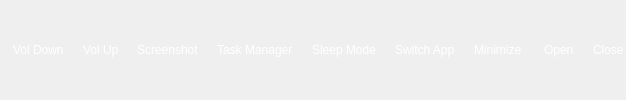
      <widget class="QWidget" name="System">
       <property name="styleSheet">
        <string notr="true">QLabel {
    color: white;
}</string>
       </property>
       <layout class="QGridLayout" name="gridLayout_4">
        <property name="leftMargin">
         <number>0</number>
        </property>
        <property name="topMargin">
         <number>0</number>
        </property>
        <property name="rightMargin">
         <number>0</number>
        </property>
        <property name="bottomMargin">
         <number>0</number>
        </property>
        <property name="spacing">
         <number>0</number>
        </property>
        <item row="0" column="0">
         <widget class="QFrame" name="SystemFrame">
          <property name="sizePolicy">
           <sizepolicy hsizetype="Preferred" vsizetype="Fixed">
            <horstretch>0</horstretch>
            <verstretch>0</verstretch>
           </sizepolicy>
          </property>
          <property name="maximumSize">
           <size>
            <width>16777215</width>
            <height>40</height>
           </size>
          </property>
          <property name="styleSheet">
           <string notr="true">QFrame { border: none; }
</string>
          </property>
          <property name="frameShape">
           <enum>QFrame::StyledPanel</enum>
          </property>
          <property name="frameShadow">
           <enum>QFrame::Raised</enum>
          </property>
          <layout class="QHBoxLayout" name="horizontalLayout_45">
           <property name="spacing">
            <number>0</number>
           </property>
           <property name="leftMargin">
            <number>0</number>
           </property>
           <property name="topMargin">
            <number>0</number>
           </property>
           <property name="rightMargin">
            <number>0</number>
           </property>
           <property name="bottomMargin">
            <number>0</number>
           </property>
           <item>
            <widget class="QFrame" name="DownFrame_2">
             <property name="sizePolicy">
              <sizepolicy hsizetype="Preferred" vsizetype="Fixed">
               <horstretch>0</horstretch>
               <verstretch>0</verstretch>
              </sizepolicy>
             </property>
             <property name="frameShape">
              <enum>QFrame::StyledPanel</enum>
             </property>
             <property name="frameShadow">
              <enum>QFrame::Raised</enum>
             </property>
             <layout class="QHBoxLayout" name="horizontalLayout_16">
              <property name="spacing">
               <number>4</number>
              </property>
              <property name="leftMargin">
               <number>0</number>
              </property>
              <property name="topMargin">
               <number>0</number>
              </property>
              <property name="rightMargin">
               <number>0</number>
              </property>
              <property name="bottomMargin">
               <number>0</number>
              </property>
              <item>
               <widget class="QFrame" name="VolDown_2">
                <property name="sizePolicy">
                 <sizepolicy hsizetype="Fixed" vsizetype="Fixed">
                  <horstretch>0</horstretch>
                  <verstretch>0</verstretch>
                 </sizepolicy>
                </property>
                <property name="frameShape">
                 <enum>QFrame::StyledPanel</enum>
                </property>
                <property name="frameShadow">
                 <enum>QFrame::Raised</enum>
                </property>
                <layout class="QHBoxLayout" name="horizontalLayout_17">
                 <property name="spacing">
                  <number>4</number>
                 </property>
                 <property name="leftMargin">
                  <number>2</number>
                 </property>
                 <property name="topMargin">
                  <number>0</number>
                 </property>
                 <property name="rightMargin">
                  <number>2</number>
                 </property>
                 <property name="bottomMargin">
                  <number>0</number>
                 </property>
                 <item alignment="Qt::AlignHCenter|Qt::AlignVCenter">
                  <widget class="QLabel" name="Icon_11">
                   <property name="maximumSize">
                    <size>
                     <width>25</width>
                     <height>25</height>
                    </size>
                   </property>
                   <property name="text">
                    <string/>
                   </property>
                   <property name="pixmap">
                    <pixmap resource="Tray.qrc">:/TrayIcon/SystemTray/0.png</pixmap>
                   </property>
                   <property name="scaledContents">
                    <bool>true</bool>
                   </property>
                  </widget>
                 </item>
                 <item alignment="Qt::AlignHCenter|Qt::AlignVCenter">
                  <widget class="QLabel" name="Text_11">
                   <property name="text">
                    <string>Vol Down</string>
                   </property>
                   <property name="wordWrap">
                    <bool>true</bool>
                   </property>
                  </widget>
                 </item>
                </layout>
               </widget>
              </item>
              <item>
               <widget class="QFrame" name="VolUp">
                <property name="sizePolicy">
                 <sizepolicy hsizetype="Fixed" vsizetype="Fixed">
                  <horstretch>0</horstretch>
                  <verstretch>0</verstretch>
                 </sizepolicy>
                </property>
                <property name="frameShape">
                 <enum>QFrame::StyledPanel</enum>
                </property>
                <property name="frameShadow">
                 <enum>QFrame::Raised</enum>
                </property>
                <layout class="QHBoxLayout" name="horizontalLayout_20">
                 <property name="spacing">
                  <number>4</number>
                 </property>
                 <property name="leftMargin">
                  <number>2</number>
                 </property>
                 <property name="topMargin">
                  <number>0</number>
                 </property>
                 <property name="rightMargin">
                  <number>2</number>
                 </property>
                 <property name="bottomMargin">
                  <number>0</number>
                 </property>
                 <item>
                  <widget class="QLabel" name="Icon_13">
                   <property name="maximumSize">
                    <size>
                     <width>25</width>
                     <height>25</height>
                    </size>
                   </property>
                   <property name="text">
                    <string/>
                   </property>
                   <property name="pixmap">
                    <pixmap resource="Tray.qrc">:/TrayIcon/SystemTray/4.png</pixmap>
                   </property>
                   <property name="scaledContents">
                    <bool>true</bool>
                   </property>
                  </widget>
                 </item>
                 <item>
                  <widget class="QLabel" name="Text_13">
                   <property name="text">
                    <string>Vol Up</string>
                   </property>
                   <property name="wordWrap">
                    <bool>true</bool>
                   </property>
                  </widget>
                 </item>
                </layout>
               </widget>
              </item>
              <item>
               <widget class="QFrame" name="Screenshot">
                <property name="sizePolicy">
                 <sizepolicy hsizetype="Fixed" vsizetype="Fixed">
                  <horstretch>0</horstretch>
                  <verstretch>0</verstretch>
                 </sizepolicy>
                </property>
                <property name="frameShape">
                 <enum>QFrame::StyledPanel</enum>
                </property>
                <property name="frameShadow">
                 <enum>QFrame::Raised</enum>
                </property>
                <layout class="QHBoxLayout" name="horizontalLayout_18">
                 <property name="spacing">
                  <number>3</number>
                 </property>
                 <property name="leftMargin">
                  <number>2</number>
                 </property>
                 <property name="topMargin">
                  <number>0</number>
                 </property>
                 <property name="rightMargin">
                  <number>2</number>
                 </property>
                 <property name="bottomMargin">
                  <number>0</number>
                 </property>
                 <item>
                  <widget class="QLabel" name="Icon_12">
                   <property name="maximumSize">
                    <size>
                     <width>25</width>
                     <height>25</height>
                    </size>
                   </property>
                   <property name="text">
                    <string/>
                   </property>
                   <property name="pixmap">
                    <pixmap resource="Tray.qrc">:/TrayIcon/SystemTray/5.1.png</pixmap>
                   </property>
                   <property name="scaledContents">
                    <bool>true</bool>
                   </property>
                  </widget>
                 </item>
                 <item>
                  <widget class="QLabel" name="Text_12">
                   <property name="text">
                    <string>Screenshot</string>
                   </property>
                   <property name="wordWrap">
                    <bool>true</bool>
                   </property>
                  </widget>
                 </item>
                </layout>
               </widget>
              </item>
              <item>
               <widget class="QFrame" name="TaskManager">
                <property name="sizePolicy">
                 <sizepolicy hsizetype="Fixed" vsizetype="Fixed">
                  <horstretch>0</horstretch>
                  <verstretch>0</verstretch>
                 </sizepolicy>
                </property>
                <property name="frameShape">
                 <enum>QFrame::StyledPanel</enum>
                </property>
                <property name="frameShadow">
                 <enum>QFrame::Raised</enum>
                </property>
                <layout class="QHBoxLayout" name="horizontalLayout_43">
                 <property name="spacing">
                  <number>3</number>
                 </property>
                 <property name="leftMargin">
                  <number>2</number>
                 </property>
                 <property name="topMargin">
                  <number>0</number>
                 </property>
                 <property name="rightMargin">
                  <number>2</number>
                 </property>
                 <property name="bottomMargin">
                  <number>0</number>
                 </property>
                 <item>
                  <widget class="QLabel" name="Icon_31">
                   <property name="maximumSize">
                    <size>
                     <width>30</width>
                     <height>25</height>
                    </size>
                   </property>
                   <property name="text">
                    <string/>
                   </property>
                   <property name="pixmap">
                    <pixmap resource="Tray.qrc">:/TrayIcon/SystemTray/6.png</pixmap>
                   </property>
                   <property name="scaledContents">
                    <bool>true</bool>
                   </property>
                  </widget>
                 </item>
                 <item>
                  <widget class="QLabel" name="Text_29">
                   <property name="sizePolicy">
                    <sizepolicy hsizetype="Preferred" vsizetype="Preferred">
                     <horstretch>0</horstretch>
                     <verstretch>0</verstretch>
                    </sizepolicy>
                   </property>
                   <property name="text">
                    <string>Task Manager</string>
                   </property>
                   <property name="textFormat">
                    <enum>Qt::PlainText</enum>
                   </property>
                   <property name="scaledContents">
                    <bool>false</bool>
                   </property>
                   <property name="wordWrap">
                    <bool>true</bool>
                   </property>
                  </widget>
                 </item>
                </layout>
               </widget>
              </item>
              <item>
               <widget class="QFrame" name="Sleepmode">
                <property name="sizePolicy">
                 <sizepolicy hsizetype="Fixed" vsizetype="Fixed">
                  <horstretch>0</horstretch>
                  <verstretch>0</verstretch>
                 </sizepolicy>
                </property>
                <property name="frameShape">
                 <enum>QFrame::StyledPanel</enum>
                </property>
                <property name="frameShadow">
                 <enum>QFrame::Raised</enum>
                </property>
                <layout class="QHBoxLayout" name="horizontalLayout_23">
                 <property name="spacing">
                  <number>4</number>
                 </property>
                 <property name="leftMargin">
                  <number>2</number>
                 </property>
                 <property name="topMargin">
                  <number>0</number>
                 </property>
                 <property name="rightMargin">
                  <number>2</number>
                 </property>
                 <property name="bottomMargin">
                  <number>0</number>
                 </property>
                 <item>
                  <widget class="QLabel" name="Icon_16">
                   <property name="maximumSize">
                    <size>
                     <width>25</width>
                     <height>25</height>
                    </size>
                   </property>
                   <property name="text">
                    <string/>
                   </property>
                   <property name="pixmap">
                    <pixmap resource="Tray.qrc">:/TrayIcon/SystemTray/2.png</pixmap>
                   </property>
                   <property name="scaledContents">
                    <bool>true</bool>
                   </property>
                  </widget>
                 </item>
                 <item>
                  <widget class="QLabel" name="Text_16">
                   <property name="sizePolicy">
                    <sizepolicy hsizetype="Preferred" vsizetype="Preferred">
                     <horstretch>0</horstretch>
                     <verstretch>0</verstretch>
                    </sizepolicy>
                   </property>
                   <property name="text">
                    <string>Sleep Mode</string>
                   </property>
                   <property name="textFormat">
                    <enum>Qt::PlainText</enum>
                   </property>
                   <property name="scaledContents">
                    <bool>false</bool>
                   </property>
                   <property name="wordWrap">
                    <bool>true</bool>
                   </property>
                  </widget>
                 </item>
                </layout>
               </widget>
              </item>
              <item>
               <widget class="QFrame" name="Switch_2">
                <property name="sizePolicy">
                 <sizepolicy hsizetype="Fixed" vsizetype="Fixed">
                  <horstretch>0</horstretch>
                  <verstretch>0</verstretch>
                 </sizepolicy>
                </property>
                <property name="frameShape">
                 <enum>QFrame::StyledPanel</enum>
                </property>
                <property name="frameShadow">
                 <enum>QFrame::Raised</enum>
                </property>
                <layout class="QHBoxLayout" name="horizontalLayout_22">
                 <property name="spacing">
                  <number>4</number>
                 </property>
                 <property name="leftMargin">
                  <number>2</number>
                 </property>
                 <property name="topMargin">
                  <number>0</number>
                 </property>
                 <property name="rightMargin">
                  <number>2</number>
                 </property>
                 <property name="bottomMargin">
                  <number>0</number>
                 </property>
                 <item>
                  <widget class="QLabel" name="Icon_15">
                   <property name="maximumSize">
                    <size>
                     <width>25</width>
                     <height>25</height>
                    </size>
                   </property>
                   <property name="text">
                    <string/>
                   </property>
                   <property name="pixmap">
                    <pixmap resource="Tray.qrc">:/TrayIcon/SystemTray/3.png</pixmap>
                   </property>
                   <property name="scaledContents">
                    <bool>true</bool>
                   </property>
                  </widget>
                 </item>
                 <item>
                  <widget class="QLabel" name="Text_15">
                   <property name="sizePolicy">
                    <sizepolicy hsizetype="Preferred" vsizetype="Preferred">
                     <horstretch>0</horstretch>
                     <verstretch>0</verstretch>
                    </sizepolicy>
                   </property>
                   <property name="text">
                    <string>Switch App</string>
                   </property>
                   <property name="wordWrap">
                    <bool>true</bool>
                   </property>
                  </widget>
                 </item>
                </layout>
               </widget>
              </item>
              <item>
               <widget class="QFrame" name="Minimize">
                <property name="sizePolicy">
                 <sizepolicy hsizetype="Fixed" vsizetype="Fixed">
                  <horstretch>0</horstretch>
                  <verstretch>0</verstretch>
                 </sizepolicy>
                </property>
                <property name="frameShape">
                 <enum>QFrame::StyledPanel</enum>
                </property>
                <property name="frameShadow">
                 <enum>QFrame::Raised</enum>
                </property>
                <layout class="QHBoxLayout" name="horizontalLayout_41">
                 <property name="spacing">
                  <number>4</number>
                 </property>
                 <property name="leftMargin">
                  <number>2</number>
                 </property>
                 <property name="topMargin">
                  <number>0</number>
                 </property>
                 <property name="rightMargin">
                  <number>2</number>
                 </property>
                 <property name="bottomMargin">
                  <number>0</number>
                 </property>
                 <item>
                  <widget class="QLabel" name="Icon_29">
                   <property name="maximumSize">
                    <size>
                     <width>25</width>
                     <height>25</height>
                    </size>
                   </property>
                   <property name="text">
                    <string/>
                   </property>
                   <property name="pixmap">
                    <pixmap resource="Tray.qrc">:/TrayIcon/SystemTray/8.png</pixmap>
                   </property>
                   <property name="scaledContents">
                    <bool>true</bool>
                   </property>
                  </widget>
                 </item>
                 <item>
                  <widget class="QLabel" name="Text_31">
                   <property name="sizePolicy">
                    <sizepolicy hsizetype="Preferred" vsizetype="Preferred">
                     <horstretch>0</horstretch>
                     <verstretch>0</verstretch>
                    </sizepolicy>
                   </property>
                   <property name="text">
                    <string>Minimize </string>
                   </property>
                   <property name="textFormat">
                    <enum>Qt::PlainText</enum>
                   </property>
                   <property name="scaledContents">
                    <bool>false</bool>
                   </property>
                   <property name="wordWrap">
                    <bool>true</bool>
                   </property>
                  </widget>
                 </item>
                </layout>
               </widget>
              </item>
              <item>
               <widget class="QFrame" name="Open">
                <property name="sizePolicy">
                 <sizepolicy hsizetype="Fixed" vsizetype="Fixed">
                  <horstretch>0</horstretch>
                  <verstretch>0</verstretch>
                 </sizepolicy>
                </property>
                <property name="frameShape">
                 <enum>QFrame::StyledPanel</enum>
                </property>
                <property name="frameShadow">
                 <enum>QFrame::Raised</enum>
                </property>
                <layout class="QHBoxLayout" name="horizontalLayout_21">
                 <property name="spacing">
                  <number>4</number>
                 </property>
                 <property name="sizeConstraint">
                  <enum>QLayout::SetDefaultConstraint</enum>
                 </property>
                 <property name="leftMargin">
                  <number>2</number>
                 </property>
                 <property name="topMargin">
                  <number>0</number>
                 </property>
                 <property name="rightMargin">
                  <number>2</number>
                 </property>
                 <property name="bottomMargin">
                  <number>0</number>
                 </property>
                 <item alignment="Qt::AlignHCenter|Qt::AlignVCenter">
                  <widget class="QLabel" name="Icon_14">
                   <property name="maximumSize">
                    <size>
                     <width>25</width>
                     <height>25</height>
                    </size>
                   </property>
                   <property name="text">
                    <string/>
                   </property>
                   <property name="pixmap">
                    <pixmap resource="Tray.qrc">:/TrayIcon/SystemTray/7.png</pixmap>
                   </property>
                   <property name="scaledContents">
                    <bool>true</bool>
                   </property>
                  </widget>
                 </item>
                 <item>
                  <widget class="QLabel" name="Text_14">
                   <property name="text">
                    <string>Open</string>
                   </property>
                   <property name="wordWrap">
                    <bool>true</bool>
                   </property>
                  </widget>
                 </item>
                </layout>
               </widget>
              </item>
              <item>
               <widget class="QFrame" name="Close_2">
                <property name="sizePolicy">
                 <sizepolicy hsizetype="Fixed" vsizetype="Fixed">
                  <horstretch>0</horstretch>
                  <verstretch>0</verstretch>
                 </sizepolicy>
                </property>
                <property name="frameShape">
                 <enum>QFrame::StyledPanel</enum>
                </property>
                <property name="frameShadow">
                 <enum>QFrame::Raised</enum>
                </property>
                <layout class="QHBoxLayout" name="horizontalLayout_42">
                 <property name="spacing">
                  <number>4</number>
                 </property>
                 <property name="leftMargin">
                  <number>2</number>
                 </property>
                 <property name="topMargin">
                  <number>0</number>
                 </property>
                 <property name="rightMargin">
                  <number>2</number>
                 </property>
                 <property name="bottomMargin">
                  <number>0</number>
                 </property>
                 <item>
                  <widget class="QLabel" name="Icon_30">
                   <property name="maximumSize">
                    <size>
                     <width>32</width>
                     <height>25</height>
                    </size>
                   </property>
                   <property name="text">
                    <string/>
                   </property>
                   <property name="pixmap">
                    <pixmap resource="Tray.qrc">:/TrayIcon/SystemTray/9.png</pixmap>
                   </property>
                   <property name="scaledContents">
                    <bool>true</bool>
                   </property>
                  </widget>
                 </item>
                 <item>
                  <widget class="QLabel" name="Text_30">
                   <property name="sizePolicy">
                    <sizepolicy hsizetype="Preferred" vsizetype="Preferred">
                     <horstretch>0</horstretch>
                     <verstretch>0</verstretch>
                    </sizepolicy>
                   </property>
                   <property name="text">
                    <string>Close</string>
                   </property>
                   <property name="textFormat">
                    <enum>Qt::PlainText</enum>
                   </property>
                   <property name="scaledContents">
                    <bool>false</bool>
                   </property>
                   <property name="wordWrap">
                    <bool>true</bool>
                   </property>
                  </widget>
                 </item>
                </layout>
               </widget>
              </item>
             </layout>
            </widget>
           </item>
          </layout>
         </widget>
        </item>
       </layout>
      </widget>
